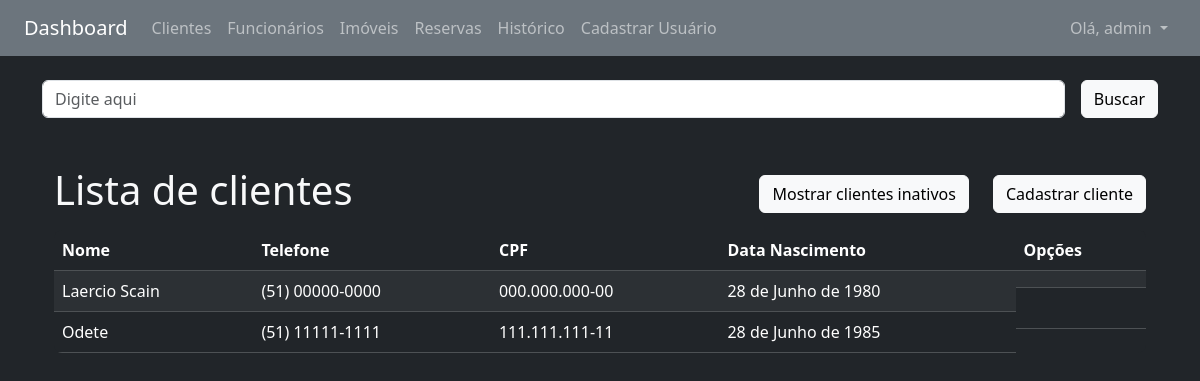
/clientes/nome/ (signed in), run on an earlier commit of the app's database.
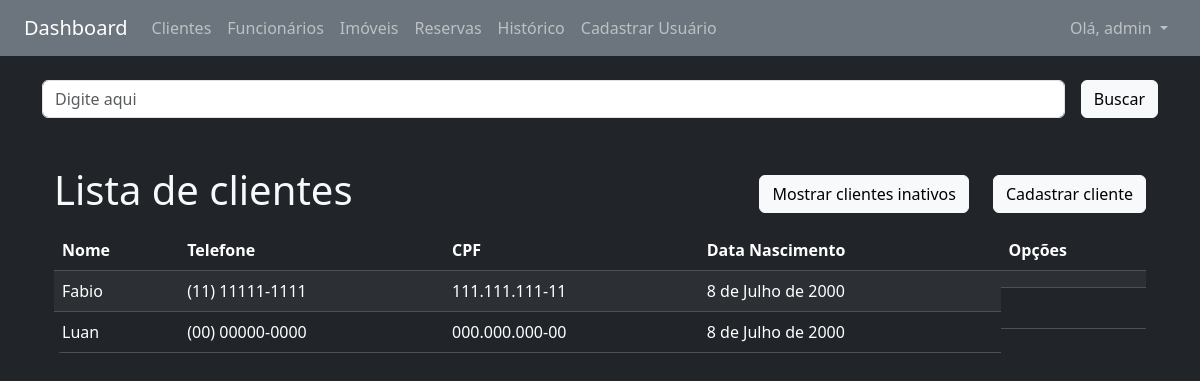
And on a later commit of the database.
### clientes/models.py (models this page shows, shortened)
class Cliente(models.Model):
    nome = models.CharField(max_length=100)
    telefone = models.CharField(max_length=20)
    cpf = models.CharField(max_length=14, unique=True)
    data_nascimento = models.DateField(null=True, blank=True)
    ativo = models.BooleanField(default=True)

### clientes/views.py (the view)
# urls.py: path('<campo>/', clientes, name="lista"),
@login_required
def clientes(request, campo):
    query = request.GET.get('busca', '')
    if campo == 'nome' and query:
        clientes = Cliente.objects.filter(ativo=True, nome__icontains=query)
    else:
        clientes = Cliente.objects.filter(ativo=True)
    if campo:
        campo_ordenacao = ORDENACAO_CLIENTES_LOOKUP.get(campo, 'nome')
        clientes = clientes.order_by(campo_ordenacao)
    dados = {'clientes': clientes, 'ativos': True,
             'query': query, 'campo': campo}
    return render(request, 'clientes/lista.html', dados)

### core/templatetags/format_filters.py (called while the page is built)
@register.filter
def format_cpf(value):
    cpf = re.sub(r'\D', '', value)
    if len(cpf) == 11:
        return f"{cpf[:3]}.{cpf[3:6]}.{cpf[6:9]}-{cpf[9:]}"
    return value

@register.filter
def format_telefone(value):
    telefone = re.sub(r'\D', '', value)
    if len(telefone) == 11:
        return f"({telefone[:2]}) {telefone[2:7]}-{telefone[7:]}"
    elif len(telefone) == 10:
        return f"({telefone[:2]}) {telefone[2:6]}-{telefone[6:]}"
    return value

### clientes/templates/clientes/lista.html (shortened to what this page needs)
{% extends 'base.html' %}
{% load heroicons %}
{% load format_filters %}
{% block content %}
{% include 'partials/_busca.html' %}
<div class="container-sm mt-5 d-flex justify-content-between align-items-center">
    <h1 class="h1">Lista de clientes</h1>
    <div class="d-flex gap-4">
        {% if ativos %}
        <a href="{% url 'clientes:lista_inativos' 'nome' %}" class="btn btn-light">Mostrar clientes inativos</a>
        {% else %}
        <a href="{% url 'clientes:lista' 'nome' %}" class="btn btn-light">Mostrar
            clientes ativos</a>
        {% endif %}
        <a href="{% url 'clientes:cadastrar' %}" class="btn btn-light">{% heroicon_outline "pencil-square" %} Cadastrar
            cliente</a>
    </div>
</div>
<div class="container-sm mt-2">
    <div class="bg-dark rounded-3 overflow-hidden">
        <table cellpadding="5" cellspacing="1" class="table table-dark table-striped mb-0">
            <thead>
                <tr>
                    <th>
                        {% if ativos %}
                        <a href="{% url 'clientes:lista' 'nome' %}" class="text-decoration-none text-white">
                            {% include "clientes/partials/link_nome.html" %}</a>
                        {% else %}
                        <a href="{% url 'clientes:lista_inativos' 'nome' %}" class="text-decoration-none text-white">
                            {% include "clientes/partials/link_nome.html" %}</a>
                        {% endif %}
                    </th>
                    <th>Telefone</th>
                    <th>CPF</th>
                    <th>
                        {% if ativos %}
                        <a href="{% url 'clientes:lista' 'data_nascimento' %}" class="text-decoration-none text-white">
                            {% include "clientes/partials/link_data.html" %}</a>
                        {% else %}
                        <a href="{% url 'clientes:lista_inativos' 'data_nascimento' %}"
                            class="text-decoration-none text-white">
                            {% include "clientes/partials/link_data.html" %}</a>
                        {% endif %}
                    </th>
                    <th>Opções</th>
                </tr>
            </thead>
            <tbody>
                {% for cliente in clientes %}
                <tr>
                    <td>{{ cliente.nome }}</td>
                    <td>{{ cliente.telefone|format_telefone }}</td>
                    <td>{{ cliente.cpf|format_cpf }}</td>
                    <td>{{ cliente.data_nascimento }}</td>
                    <td class="d-flex gap-4">
                    </td>
                </tr>
                {% empty %}
                <tr>
                    <td colspan="6">Nenhum cliente cadastrado.</td>
                </tr>
                {% endfor %}
            </tbody>
        </table>
    </div>
</div>
{% endblock %}

What changed in the data, as far as the page shows it:
changed Cliente: nome "Odete" → "Fabio"; telefone "(51) 11111-1111" → "(11) 11111-1111"; data_nascimento "28 de Junho de 1985" → "8 de Julho de 2000"; moves up the list
changed Cliente: nome "Laercio Scain" → "Luan"; telefone "(51) 00000-0000" → "(00) 00000-0000"; data_nascimento "28 de Junho de 1980" → "8 de Julho de 2000"
